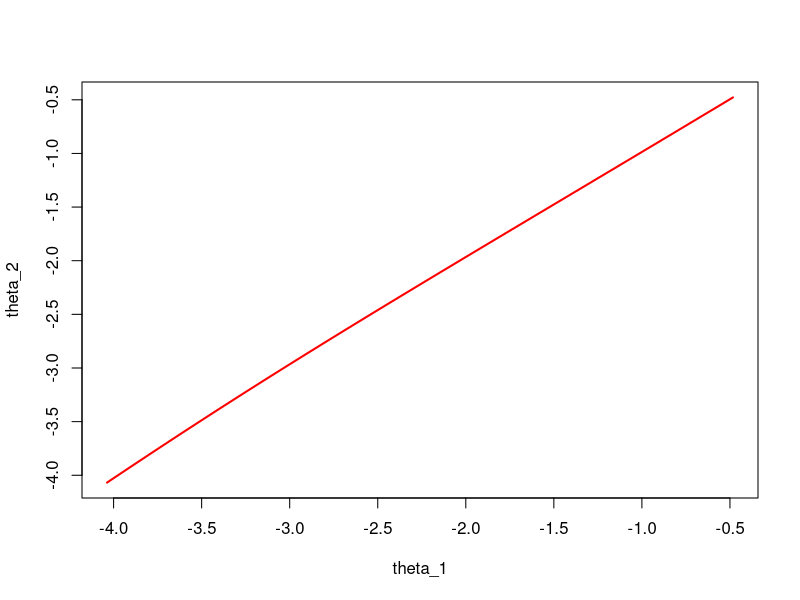

Write the R code that produced this figure.
######fixed number of iterations SGD and GD change num_iters_sgd and num_iters_gd
######to change the number of iterations T
num_iters_sgd = 1000;
num_iters_gd = 1000;
d = 2;
w = rep(0,d+1); w2 = rep(0,d+1);
eta_gd = 1; eta_sgd = 1;

likelihood <- function(w) {return(log(1 + exp(-ry*w%*%rx)))}

grad_l <- function(w, rx,ry) {return(-ry*rx*1/(1+exp(ry*w%*%rx)))}

lambda_gl <- function(r){ return(grad_l(w2,r[-1],r[1]))}

N = 1000; p = rbinom(N,1,0.5); 
x = rnorm(N*d,mean=-1,sd=sqrt(d)/2)*p + rnorm(N*d,mean=1,sd=sqrt(d)/2)*(1-p);
y = p; y[which(y==0)] = -1;
X = matrix(x,N,d, byrow=F); X = cbind(1,X);

pt <- proc.time()[3];
total_w = 0;
plot_est_ws_sgd = c();
for(t in 1:num_iters_sgd){
  r_ind = sample.int(N,1); rx = X[r_ind,]; ry = y[r_ind]; 
  g = -1*grad_l(w, rx,ry);
  #eta_sgd = 1/sqrt(t);
  w = w + eta_sgd*g;
  total_w = total_w + w;
  plot_est_ws_sgd = c(plot_est_ws_sgd, total_w/t)
}
sgd_w = total_w/num_iters_sgd;
time_sgd = proc.time()[3] - pt;

pt <- proc.time()[3]
plot_est_ws_gd = c();
for(t in 1:num_iters_gd){
  sg = rep(0, d+1);
  for(n in 1:N){
    sg = sg+grad_l(w2,X[n,],y[n]);
  }
  #eta_gd = 1/sqrt(t);
  w2 = w2 - eta_gd*sg/N;
  plot_est_ws_gd = c(plot_est_ws_gd, w2)
}
gd_w = w2;
time_gd = proc.time()[3] - pt;

pt <- proc.time()[3]
iwls = glm(p~1+X[,2]+X[,3], family="binomial", start=rep(0,d+1))
time_iwls = proc.time()[3] - pt

iwls$coefficients
sgd_w
gd_w

time_iwls
time_sgd
time_gd

plot(plot_est_ws_gd[seq(2,length(plot_est_ws_gd), 3)],plot_est_ws_gd[seq(3,length(plot_est_ws_gd), 3)], type='l', lwd=2, col="red", xlab = "theta_1", ylab = "theta_2")
#points(1:(length(plot_est_ws_sgd)/3), plot_est_ws_sgd[seq(2,length(plot_est_ws_sgd), 3)], pch=20, col="blue")

